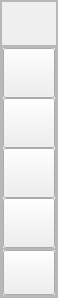
        <widget class="QFrame" name="leftMenuBox">
         <property name="minimumSize">
          <size>
           <width>58</width>
           <height>0</height>
          </size>
         </property>
         <property name="maximumSize">
          <size>
           <width>58</width>
           <height>16777215</height>
          </size>
         </property>
         <property name="frameShape">
          <enum>QFrame::StyledPanel</enum>
         </property>
         <property name="frameShadow">
          <enum>QFrame::Raised</enum>
         </property>
         <property name="lineWidth">
          <number>1</number>
         </property>
         <layout class="QVBoxLayout" name="verticalLayout_5">
          <property name="spacing">
           <number>0</number>
          </property>
          <property name="leftMargin">
           <number>0</number>
          </property>
          <property name="topMargin">
           <number>0</number>
          </property>
          <property name="rightMargin">
           <number>0</number>
          </property>
          <property name="bottomMargin">
           <number>0</number>
          </property>
          <item>
           <widget class="QFrame" name="topLogoInfo">
            <property name="minimumSize">
             <size>
              <width>0</width>
              <height>45</height>
             </size>
            </property>
            <property name="maximumSize">
             <size>
              <width>16777215</width>
              <height>45</height>
             </size>
            </property>
            <property name="styleSheet">
             <string notr="true">background-image: url(:/icons/images/icon/share.png);</string>
            </property>
            <property name="frameShape">
             <enum>QFrame::StyledPanel</enum>
            </property>
            <property name="frameShadow">
             <enum>QFrame::Raised</enum>
            </property>
           </widget>
          </item>
          <item>
           <widget class="QFrame" name="leftMenuFrame">
            <property name="frameShape">
             <enum>QFrame::StyledPanel</enum>
            </property>
            <property name="frameShadow">
             <enum>QFrame::Raised</enum>
            </property>
            <layout class="QVBoxLayout" name="verticalLayout_4">
             <property name="spacing">
              <number>0</number>
             </property>
             <property name="leftMargin">
              <number>0</number>
             </property>
             <property name="topMargin">
              <number>0</number>
             </property>
             <property name="rightMargin">
              <number>0</number>
             </property>
             <property name="bottomMargin">
              <number>0</number>
             </property>
             <item alignment="Qt::AlignTop">
              <widget class="QFrame" name="leftTopBox">
               <property name="minimumSize">
                <size>
                 <width>0</width>
                 <height>0</height>
                </size>
               </property>
               <property name="maximumSize">
                <size>
                 <width>16777215</width>
                 <height>16777215</height>
                </size>
               </property>
               <property name="frameShape">
                <enum>QFrame::StyledPanel</enum>
               </property>
               <property name="frameShadow">
                <enum>QFrame::Raised</enum>
               </property>
               <layout class="QVBoxLayout" name="verticalLayout_8">
                <property name="spacing">
                 <number>0</number>
                </property>
                <property name="leftMargin">
                 <number>0</number>
                </property>
                <property name="topMargin">
                 <number>0</number>
                </property>
                <property name="rightMargin">
                 <number>0</number>
                </property>
                <property name="bottomMargin">
                 <number>0</number>
                </property>
                <item>
                 <widget class="QPushButton" name="homeButton">
                  <property name="minimumSize">
                   <size>
                    <width>0</width>
                    <height>50</height>
                   </size>
                  </property>
                  <property name="maximumSize">
                   <size>
                    <width>16777215</width>
                    <height>50</height>
                   </size>
                  </property>
                  <property name="toolTip">
                   <string>首页</string>
                  </property>
                  <property name="styleSheet">
                   <string notr="true">background-image: url(:/icons/images/icon/home.png);</string>
                  </property>
                  <property name="text">
                   <string/>
                  </property>
                 </widget>
                </item>
                <item>
                 <widget class="QPushButton" name="serverButton">
                  <property name="minimumSize">
                   <size>
                    <width>0</width>
                    <height>50</height>
                   </size>
                  </property>
                  <property name="maximumSize">
                   <size>
                    <width>16777215</width>
                    <height>50</height>
                   </size>
                  </property>
                  <property name="toolTip">
                   <string>服务端</string>
                  </property>
                  <property name="styleSheet">
                   <string notr="true">background-image: url(:/icons/images/icon/server.png);</string>
                  </property>
                  <property name="text">
                   <string/>
                  </property>
                 </widget>
                </item>
                <item>
                 <widget class="QPushButton" name="clientButton">
                  <property name="minimumSize">
                   <size>
                    <width>0</width>
                    <height>50</height>
                   </size>
                  </property>
                  <property name="maximumSize">
                   <size>
                    <width>16777215</width>
                    <height>50</height>
                   </size>
                  </property>
                  <property name="toolTip">
                   <string>客户端</string>
                  </property>
                  <property name="styleSheet">
                   <string notr="true">background-image: url(:/icons/images/icon/client.png);</string>
                  </property>
                  <property name="text">
                   <string/>
                  </property>
                 </widget>
                </item>
                <item>
                 <widget class="QPushButton" name="downloadButton">
                  <property name="minimumSize">
                   <size>
                    <width>0</width>
                    <height>50</height>
                   </size>
                  </property>
                  <property name="maximumSize">
                   <size>
                    <width>16777215</width>
                    <height>50</height>
                   </size>
                  </property>
                  <property name="toolTip">
                   <string>下载记录</string>
                  </property>
                  <property name="styleSheet">
                   <string notr="true">background-image: url(:/icons/images/icon/download.png);</string>
                  </property>
                  <property name="text">
                   <string/>
                  </property>
                 </widget>
                </item>
               </layout>
              </widget>
             </item>
             <item alignment="Qt::AlignBottom">
              <widget class="QFrame" name="leftBottomBox">
               <property name="minimumSize">
                <size>
                 <width>0</width>
                 <height>0</height>
                </size>
               </property>
               <property name="maximumSize">
                <size>
                 <width>16777215</width>
                 <height>16777215</height>
                </size>
               </property>
               <property name="frameShape">
                <enum>QFrame::StyledPanel</enum>
               </property>
               <property name="frameShadow">
                <enum>QFrame::Raised</enum>
               </property>
               <layout class="QVBoxLayout" name="verticalLayout_7">
                <property name="spacing">
                 <number>0</number>
                </property>
                <property name="leftMargin">
                 <number>0</number>
                </property>
                <property name="topMargin">
                 <number>0</number>
                </property>
                <property name="rightMargin">
                 <number>0</number>
                </property>
                <property name="bottomMargin">
                 <number>0</number>
                </property>
                <item>
                 <widget class="QPushButton" name="settingButton">
                  <property name="minimumSize">
                   <size>
                    <width>0</width>
                    <height>45</height>
                   </size>
                  </property>
                  <property name="maximumSize">
                   <size>
                    <width>16777215</width>
                    <height>45</height>
                   </size>
                  </property>
                  <property name="toolTip">
                   <string>打开/关闭设置窗口</string>
                  </property>
                  <property name="styleSheet">
                   <string notr="true">background-image: url(:/icons/images/icon/setting.png);</string>
                  </property>
                  <property name="text">
                   <string/>
                  </property>
                 </widget>
                </item>
               </layout>
              </widget>
             </item>
            </layout>
           </widget>
          </item>
         </layout>
        </widget>
